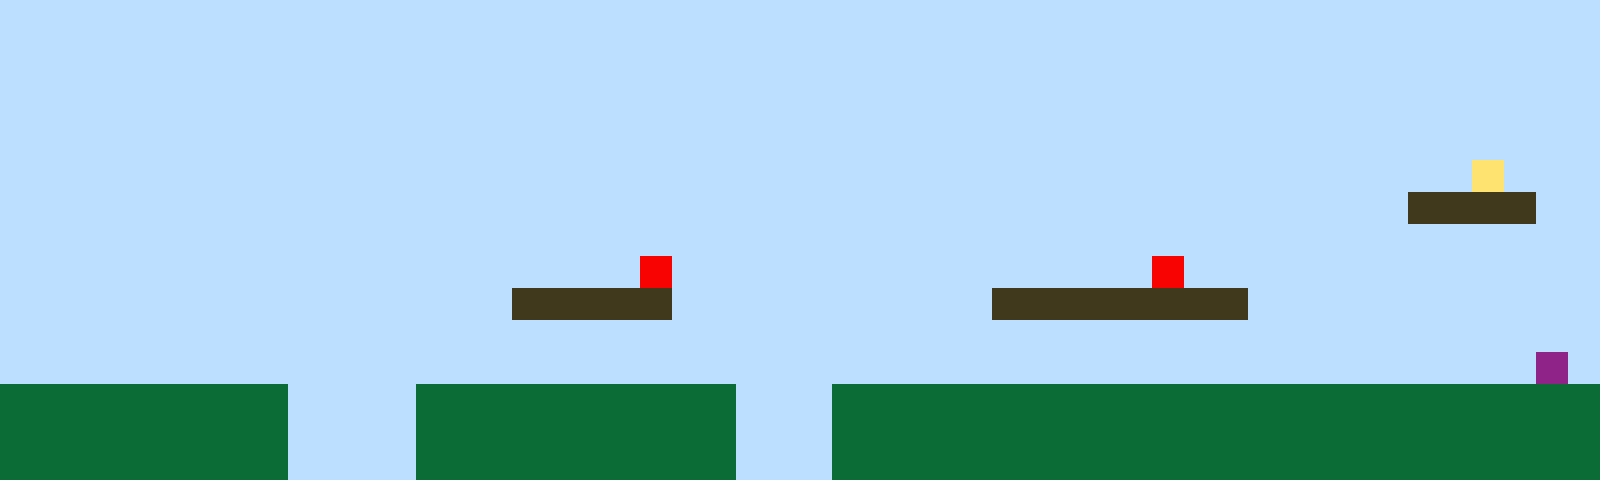

The image is a tile-based game level rendered from a .tmx file. Its description and complete source (layers, tilesets, objects, tile grids) follow:
An orthogonal 50x15 tile map with 32x32 px tiles, 1 tile layer (Tile Layer 1).

<map version="1.10" tiledversion="1.11.2" orientation="orthogonal" renderorder="right-up" width="50" height="15" tilewidth="32" tileheight="32" infinite="0" nextlayerid="2" nextobjectid="1"><editorsettings><export target="map1.csv" format="csv" /></editorsettings><tileset firstgid="1" name="sprites" tilewidth="32" tileheight="32" tilecount="6" columns="3"><image source="sprites.png" width="96" height="64" /></tileset><layer id="1" name="Tile Layer 1" width="50" height="15"><data encoding="csv">1,1,1,1,1,1,1,1,1,1,1,1,1,1,1,1,1,1,1,1,1,1,1,1,1,1,1,1,1,1,1,1,1,1,1,1,1,1,1,1,1,1,1,1,1,1,1,1,1,1,1,1,1,1,1,1,1,1,1,1,1,1,1,1,1,1,1,1,1,1,1,1,1,1,1,1,1,1,1,1,1,1,1,1,1,1,1,1,1,1,1,1,1,1,1,1,1,1,1,1,1,1,1,1,1,1,1,1,1,1,1,1,1,1,1,1,1,1,1,1,1,1,1,1,1,1,1,1,1,1,1,1,1,1,1,1,1,1,1,1,1,1,1,1,1,1,1,1,1,1,1,1,1,1,1,1,1,1,1,1,1,1,1,1,1,1,1,1,1,1,1,1,1,1,1,1,1,1,1,1,1,1,1,1,1,1,1,1,1,1,1,1,1,1,1,1,1,1,1,1,1,1,1,1,1,1,1,1,1,1,1,1,1,1,1,1,1,1,1,1,1,1,1,1,1,1,1,1,1,1,1,1,1,1,1,1,1,1,1,1,1,1,1,1,1,1,1,1,1,1,1,1,1,1,1,1,1,1,1,1,1,1,1,1,1,1,1,1,1,1,1,1,1,1,1,1,1,1,1,1,1,1,1,1,1,1,1,1,1,1,1,1,1,1,1,1,4,1,1,1,1,1,1,1,1,1,1,1,1,1,1,1,1,1,1,1,1,1,1,1,1,1,1,1,1,1,1,1,1,1,1,1,1,1,1,1,1,1,1,1,1,1,1,1,3,3,3,3,1,1,1,1,1,1,1,1,1,1,1,1,1,1,1,1,1,1,1,1,1,1,1,1,1,1,1,1,1,1,1,1,1,1,1,1,1,1,1,1,1,1,1,1,1,1,1,1,1,1,1,1,1,1,1,1,1,1,1,1,1,1,1,1,1,1,1,1,1,1,1,1,5,1,1,1,1,1,1,1,1,1,1,1,1,1,1,1,5,1,1,1,1,1,1,1,1,1,1,1,1,1,1,1,1,1,1,1,1,1,1,1,1,1,1,1,1,1,3,3,3,3,3,1,1,1,1,1,1,1,1,1,1,3,3,3,3,3,3,3,3,1,1,1,1,1,1,1,1,1,1,1,1,1,1,1,1,1,1,1,1,1,1,1,1,1,1,1,1,1,1,1,1,1,1,1,1,1,1,1,1,1,1,1,1,1,1,1,1,1,1,1,1,1,1,1,1,1,1,1,1,1,1,1,1,1,1,1,1,1,1,1,1,1,1,1,1,1,1,1,1,1,1,1,1,1,1,1,1,1,1,1,1,1,1,1,1,1,1,1,1,1,1,1,1,1,1,1,1,1,6,1,2,2,2,2,2,2,2,2,2,1,1,1,1,2,2,2,2,2,2,2,2,2,2,1,1,1,2,2,2,2,2,2,2,2,2,2,2,2,2,2,2,2,2,2,2,2,2,2,2,2,2,2,2,2,2,2,2,2,2,1,1,1,1,2,2,2,2,2,2,2,2,2,2,1,1,1,2,2,2,2,2,2,2,2,2,2,2,2,2,2,2,2,2,2,2,2,2,2,2,2,2,2,2,2,2,2,2,2,2,1,1,1,1,2,2,2,2,2,2,2,2,2,2,1,1,1,2,2,2,2,2,2,2,2,2,2,2,2,2,2,2,2,2,2,2,2,2,2,2,2</data></layer></map>
